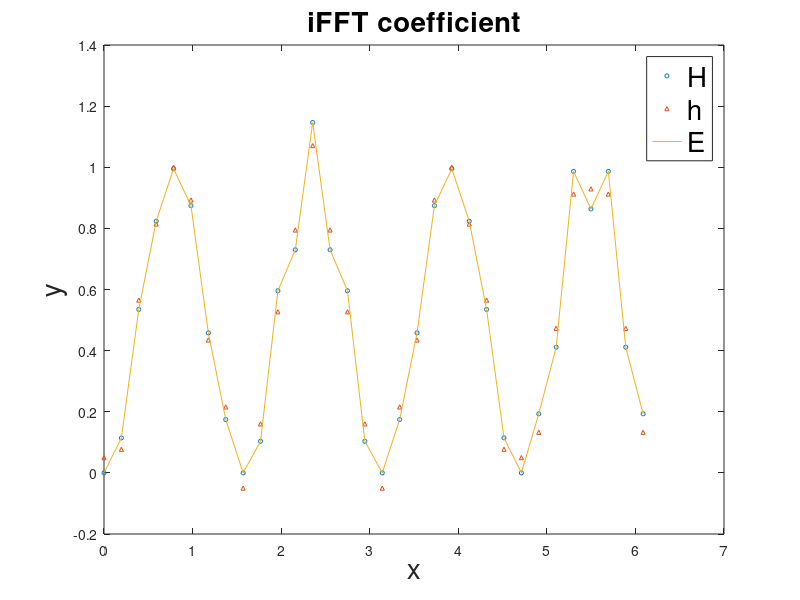

Source code (MATLAB):
%要用到的東西
f = @(x) sin(2*x)+0.1*sin(15*x);
g = @(x) sin(2*x)+0.1*cos(15*x);
N = 32;
h = 2*pi/N;
x = [0:h:2*pi-h];
f_x = f(x);
g_x = g(x);

%算H
H = f_x.*g_x;
H_hat = fft(H);
H = ifft(H_hat);

%算h
f_hat = fft(f_x);
g_hat = fft(g_x);
f_hat = [f_hat(N/2+1:N), f_hat(1:N/2)]; %轉換成課本的順序
g_hat = [g_hat(N/2+1:N), g_hat(1:N/2)];

h_hat = zeros(1,N);
for k = [1:N]
  for m = [1:N]
    if and (0<(k-m+(N/2+1)), (k-m+(N/2+1))<N+1)
      h_hat(k) = h_hat(k) + f_hat(m).*g_hat(k-m+N/2+1)/N;
    endif
  endfor
endfor

h_hat = [h_hat(N/2+1:N), h_hat(1:N/2)];
h = ifft(h_hat);

%算E
f_E = @(x) sin(2*x).^2 + 0.1*sin(2*x).*(sin(15*x)+cos(15*x)) + 0.01*sin(15*x).*cos(15*x);
E = f_E(x);
E_hat = fft(E);
E = ifft(E_hat);

%畫圖！
%{
plot(x, H_hat, 'o', 'Markersize', 3);
hold on
plot(x, h_hat, '^', 'Markersize', 3);
hold on
plot(x, E_hat);
xlabel('x', 'Fontsize', 20);
ylabel('?hat', 'Fontsize', 20)
title('FFT coefficient', 'Fontsize', 20)
legend('H', 'h', 'E', 'Fontsize', 20)
%}

plot(x, H, 'o', 'Markersize', 3);
hold on
plot(x, h, '^', 'Markersize', 3);
hold on
plot(x, E);
xlabel('x', 'Fontsize', 20);
ylabel('y', 'Fontsize', 20)
title('iFFT coefficient', 'Fontsize', 20)
legend('H', 'h', 'E', 'Fontsize', 20)

